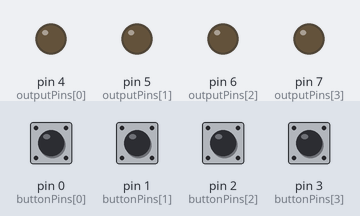
Recording of a sketch running on a simulated Arduino Uno, built with avr-gcc and run on an emulated ATmega328P. Parts: output pins drawn as LEDs (lit = HIGH). The test bench sets the inputs (shaded band); at power-on: pin 0 (buttonPins[0]), pin 1 (buttonPins[1]), pin 2 (buttonPins[2]), pin 3 (buttonPins[3]) HIGH.

Above: at 1.2 s.
1.3 s: pin 0 (buttonPins[0]) pulled LOW for 0.15 s
At 1.8 s:
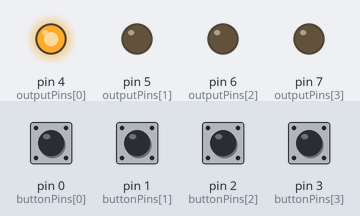
2.9 s: pin 1 (buttonPins[1]) pulled LOW for 0.15 s
At 4.1 s:
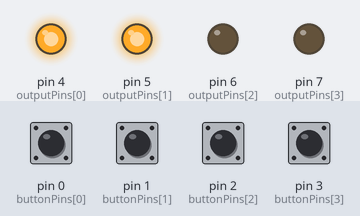
4.5 s: pin 2 (buttonPins[2]) pulled LOW for 0.15 s
At 5.4 s:
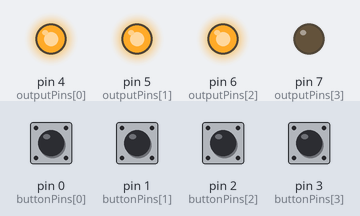
6.1 s: pin 3 (buttonPins[3]) pulled LOW for 0.15 s
At 6.8 s:
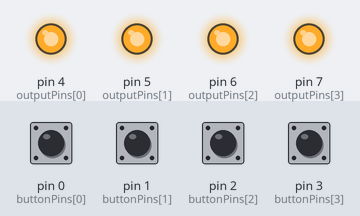
7.7 s: pin 0 (buttonPins[0]) pulled LOW for 1 s
At 9.0 s:
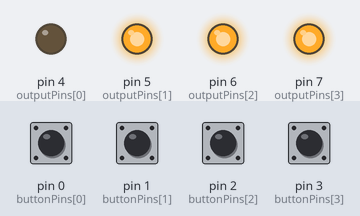
10.2 s: pin 1 (buttonPins[1]) pulled LOW for 1 s
At 10.8 s:
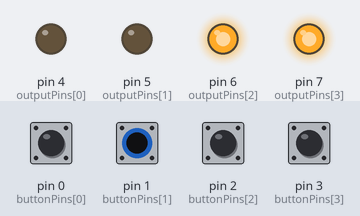
Timing chart, 0 to 13.2 s (numbered marks = the images above; inputs shaded):
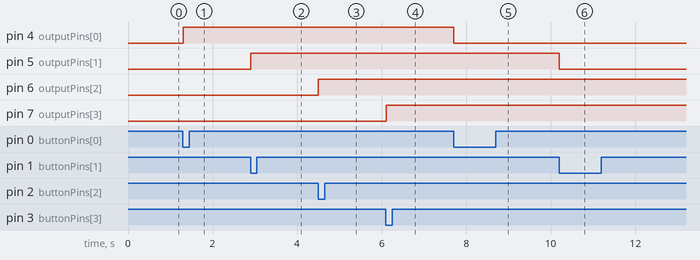

The sketch:

TypeCAirController_v0.ino
```cpp
/*============================================================================
Type-C Air Controller v0用プログラム

プログラム作成日：2025/08/05 (MasaYasuda)
最終更新日：2025/08/05 (MasaYasuda)

機能: 4つのボタン入力で4つの出力をトグル制御
対象: ATtiny404
必須ライブラリ: SpenceKonde/megaTinyCore
※ 導入法：【Arduino】新しいATtiny(tinyAVR 0/1/2シリーズ)やmegaAVR 0シリーズなどで採用されたUPDIによる書き込み方法！ Arduino IDEで環境を構築する！ | ぶらり＠web走り書き(https://burariweb.info/electronic-work/arduino-updi-writing-method.html)
配線: ボタンピンは内部プルアップ
補足:
・ピン配置 参照：megaTinyCore/megaavr/extras/ATtiny_x04.gif at master · SpenceKonde/megaTinyCore(https://github.com/SpenceKonde/megaTinyCore/blob/master/megaavr/extras/ATtiny_x04.gif)
============================================================================*/

// ピン定義
const char buttonPins[4] = {0, 1, 2, 3};             // ボタン入力ピン（プルアップ）
const char outputPins[4] = {4, 5, 6, 7};             // 出力ピン
bool outputStates[4] = {false, false, false, false}; // オルタネート状態管理
bool prevButtonStates[4] = {HIGH, HIGH, HIGH, HIGH}; // 前回のボタン状態（初期値は未押下状態）

void setup()
{
  // ボタンピンを入力プルアップに設定
  for (int i = 0; i < 4; i++)
  {
    pinMode(buttonPins[i], INPUT_PULLUP); // 内部プルアップ抵抗を有効化
  }
  // 出力ピンを出力&初期値LOWに設定
  for (int i = 0; i < 4; i++)
  {
    pinMode(outputPins[i], OUTPUT);   // 出力ピンとして設定
    digitalWrite(outputPins[i], LOW); // 初期状態はLOW（OFF）
  }
}

void loop()
{
  // 各ボタンの状態を監視
  for (int i = 0; i < 4; i++)
  {
    bool currentState = digitalRead(buttonPins[i]); // 現在のボタン状態を取得
    // ボタンが押された瞬間（立下りエッジ）を検出
    if (prevButtonStates[i] == HIGH && currentState == LOW)
    {
      // オルタネート（トグル）動作
      outputStates[i] = !outputStates[i];           // 出力状態を反転
      digitalWrite(outputPins[i], outputStates[i]); // 出力ピンに反映
    }
    prevButtonStates[i] = currentState; // 状態を更新
  }
  delay(10); // チャタリング防止のための短い遅延
}
```

Measured:
- after the input at 1.3 s, pin 4 (outputPins[0]): LOW → HIGH at once
- after the input at 2.9 s, pin 5 (outputPins[1]): LOW → HIGH at once
- after the input at 4.5 s, pin 6 (outputPins[2]): LOW → HIGH at once
- after the input at 6.1 s, pin 7 (outputPins[3]): LOW → HIGH at once
- after the input at 7.7 s, pin 4 (outputPins[0]): HIGH → LOW at once
- after the input at 10.2 s, pin 5 (outputPins[1]): HIGH → LOW at once
